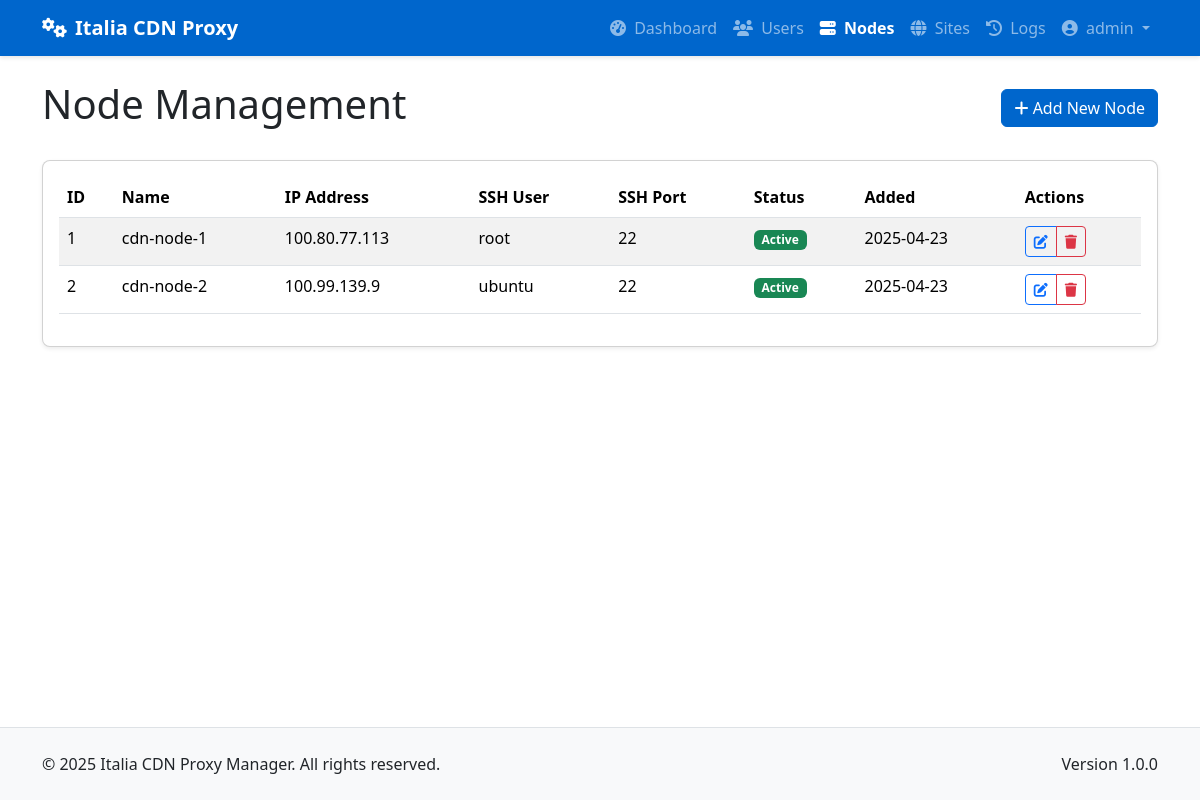
Page /admin/nodes (signed in) on the committed database.
### app/models/models.py (models this page shows, shortened)
class User(db.Model):
    __tablename__ = 'users'
    id = db.Column(db.Integer, primary_key=True)
    username = db.Column(db.String(64), unique=True, index=True, nullable=False)
    email = db.Column(db.String(120), unique=True, index=True, nullable=False)
    password_hash = db.Column(db.String(128), nullable=False)
    role = db.Column(db.String(20), nullable=False, default='client')  # 'admin' or 'client'
    is_active = db.Column(db.Boolean, default=True)
    created_at = db.Column(db.DateTime, default=datetime.utcnow)
    last_login = db.Column(db.DateTime, nullable=True)
    sites = db.relationship('Site', backref='owner', lazy='dynamic')
    def is_admin(self):
        return self.role == 'admin'

class Node(db.Model):
    __tablename__ = 'nodes'
    id = db.Column(db.Integer, primary_key=True)
    name = db.Column(db.String(64), unique=True, nullable=False)
    ip_address = db.Column(db.String(45), nullable=False)  # IPv4 or IPv6
    ssh_port = db.Column(db.Integer, default=22)
    ssh_user = db.Column(db.String(64), nullable=False)
    ssh_key_path = db.Column(db.String(256), nullable=True)  # Path to SSH key file
    ssh_password = db.Column(db.String(256), nullable=True)  # Encrypted password (if using password auth)
    is_active = db.Column(db.Boolean, default=True)
    is_discovered = db.Column(db.Boolean, default=False)  # Whether this node was discovered from YAML
    created_at = db.Column(db.DateTime, default=datetime.utcnow)
    updated_at = db.Column(db.DateTime, default=datetime.utcnow, onupdate=datetime.utcnow)
    nginx_config_path = db.Column(db.String(256), default='/etc/nginx/conf.d')
    nginx_reload_command = db.Column(db.String(256), default='sudo systemctl reload nginx')
    site_nodes = db.relationship('SiteNode', backref='node', lazy='dynamic')

### app/controllers/admin.py (the view)
@admin.route('/nodes')
@login_required
@admin_required
def list_nodes():
    nodes = Node.query.all()
    return render_template('admin/nodes/list.html', nodes=nodes)

### app/models/__init__.py (called while the page is built)
@login_manager.user_loader
def load_user(user_id):
    return User.query.get(int(user_id))

### app/services/access_control.py (called while the page is built)
def admin_required(f):
    @wraps(f)
    def decorated_function(*args, **kwargs):
        if not current_user.is_admin():
            flash('You need admin privileges to access this page.', 'error')
            return abort(403)
        return f(*args, **kwargs)
    return decorated_function

### app/templates/admin/nodes/list.html (shortened to what this page needs)
{% extends 'base.html' %}
{% block content %}
<div class="container py-4">
    <div class="d-flex justify-content-between align-items-center mb-4">
        <h1>Node Management</h1>
        <a href="{{ url_for('admin.new_node') }}" class="btn btn-primary">
            <i class="fas fa-plus"></i> Add New Node
        </a>
    </div>
    <div class="card shadow-sm">
        <div class="card-body">
            <div class="table-responsive">
                <table class="table table-striped table-hover">
                    <thead>
                        <tr>
                            <th>ID</th>
                            <th>Name</th>
                            <th>IP Address</th>
                            <th>SSH User</th>
                            <th>SSH Port</th>
                            <th>Status</th>
                            <th>Added</th>
                            <th>Actions</th>
                        </tr>
                    </thead>
                    <tbody>
                        {% for node in nodes %}
                        <tr>
                            <td>{{ node.id }}</td>
                            <td>{{ node.name }}</td>
                            <td>{{ node.ip_address }}</td>
                            <td>{{ node.ssh_user }}</td>
                            <td>{{ node.ssh_port }}</td>
                            <td><span class="badge bg-{{ 'success' if node.is_active else 'danger' }}">
                                {{ 'Active' if node.is_active else 'Inactive' }}
                            </span></td>
                            <td>{{ node.created_at.strftime('%Y-%m-%d') }}</td>
                            <td>
                                <div class="btn-group btn-group-sm">
                                    <a href="{{ url_for('admin.edit_node', node_id=node.id) }}" class="btn btn-outline-primary">
                                        <i class="fas fa-edit"></i>
                                    </a>
                                    <button type="button" class="btn btn-outline-danger"
                                            data-bs-toggle="modal"
                                            data-bs-target="#deleteNodeModal"
                                            data-node-id="{{ node.id }}"
                                            data-node-name="{{ node.name }}">
                                        <i class="fas fa-trash"></i>
                                    </button>
                                </div>
                            </td>
                        </tr>
                        {% endfor %}
                    </tbody>
                </table>
            </div>
        </div>
    </div>
</div>
{% endblock %}

### app/templates/base.html (shortened to what this page needs)
<!DOCTYPE html>
<html lang="en">
<head>
    <link href="https://cdn.jsdelivr.net/npm/bootstrap@5.3.2/dist/css/bootstrap.min.css" rel="stylesheet">
    <link rel="stylesheet" href="https://cdnjs.cloudflare.com/ajax/libs/font-awesome/6.4.2/css/all.min.css">
</head>
<body>
    <header>
        <nav class="navbar navbar-expand-lg navbar-dark bg-primary">
            <div class="container">
                <a class="navbar-brand" href="/">
                    <i class="fas fa-cogs me-2"></i>Italia CDN Proxy
                </a>
                <div class="collapse navbar-collapse" id="navbarNav">
                    <ul class="navbar-nav ms-auto">
                        {% if current_user.is_authenticated %}
                            {% if current_user.is_admin() %}
                                <li class="nav-item">
                                    <a class="nav-link {% if request.endpoint == 'admin.dashboard' %}active{% endif %}" href="{{ url_for('admin.dashboard') }}">
                                        <i class="fas fa-tachometer-alt me-1"></i> Dashboard
                                    </a>
                                </li>
                                <li class="nav-item">
                                    <a class="nav-link {% if 'admin.list_users' in request.endpoint %}active{% endif %}" href="{{ url_for('admin.list_users') }}">
                                        <i class="fas fa-users me-1"></i> Users
                                    </a>
                                </li>
                                <li class="nav-item">
                                    <a class="nav-link {% if 'admin.list_nodes' in request.endpoint %}active{% endif %}" href="{{ url_for('admin.list_nodes') }}">
                                        <i class="fas fa-server me-1"></i> Nodes
                                    </a>
                                </li>
                                <li class="nav-item">
                                    <a class="nav-link {% if 'admin.list_sites' in request.endpoint %}active{% endif %}" href="{{ url_for('admin.list_sites') }}">
                                        <i class="fas fa-globe me-1"></i> Sites
                                    </a>
                                </li>
                                <li class="nav-item">
                                    <a class="nav-link {% if request.endpoint == 'admin.deployment_logs' %}active{% endif %}" href="{{ url_for('admin.deployment_logs') }}">
                                        <i class="fas fa-history me-1"></i> Logs
                                    </a>
                                </li>
                            {% endif %}
                            <li class="nav-item dropdown">
                                <a class="nav-link dropdown-toggle" href="#" id="userDropdown" role="button" data-bs-toggle="dropdown" aria-expanded="false">
                                    <i class="fas fa-user-circle me-1"></i> {{ current_user.username }}
                                </a>
                            </li>
                        {% endif %}
                    </ul>
                </div>
            </div>
        </nav>
    </header>
    <main>
        {% block content %}{% endblock %}
    </main>
    <footer class="bg-light py-4 mt-auto border-top">
        <div class="container">
            <div class="row">
                <div class="col-md-6 text-center text-md-start">
                    <p class="mb-0">&copy; 2025 Italia CDN Proxy Manager. All rights reserved.</p>
                </div>
                <div class="col-md-6 text-center text-md-end">
                    <p class="mb-0">Version 1.0.0</p>
                </div>
            </div>
        </div>
    </footer>
</body>
</html>

### app/templates/base.html (style rules this page uses)
body { min-height: 100vh; display: flex; flex-direction: column; }
main { flex: 1; }
.navbar-brand { font-weight: 700; }
.navbar { box-shadow: 0 2px 4px rgba(0, 0, 0, 0.1); }
.card { border-radius: 0.5rem; box-shadow: 0 4px 6px rgba(0, 0, 0, 0.05); margin-bottom: 1.5rem; }
.btn-primary { background-color: #0066CC; border-color: #0066CC; }
.bg-primary { background-color: #0066CC !important; }
.nav-link.active { font-weight: 600; }

### rows in the picture
User: username "admin"
Node: id "1", name "cdn-node-1", ip_address "100.80.77.113", ssh_user "root", ssh_port "22", is_active "Active", created_at "2025-04-23"
Node: id "2", name "cdn-node-2", ip_address "100.99.139.9", ssh_user "ubuntu", ssh_port "22", is_active "Active", created_at "2025-04-23"
